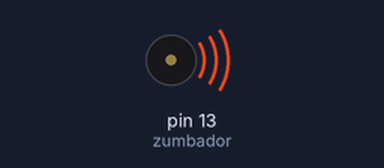
The sketch below on a simulated Arduino Uno, built with avr-gcc and run on an emulated ATmega328P. On the bench: buzzer (waves = sounding).

Above: at 0.2 s.
Timing chart, 0 to 3.0 s (numbered marks = the images above):
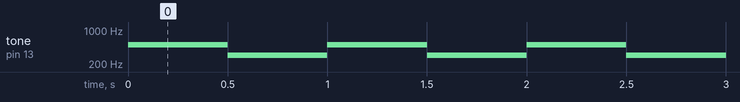

The sketch:

zumbador_ambulancia.ino
```cpp
const int zumbador = 13;

int notaAlta = 500;
int notaBaja = 300;
int periodo = 500;

void setup()
{
  pinMode(zumbador, OUTPUT);
}

void loop()
{
  tone(zumbador, notaAlta);
  delay(periodo);
  tone(zumbador, notaBaja);
  delay(periodo);
}
```

Measured:
- by itself, tone on pin 13 (zumbador): alternates 500 Hz for 0.50 s and 300 Hz for 0.50 s
